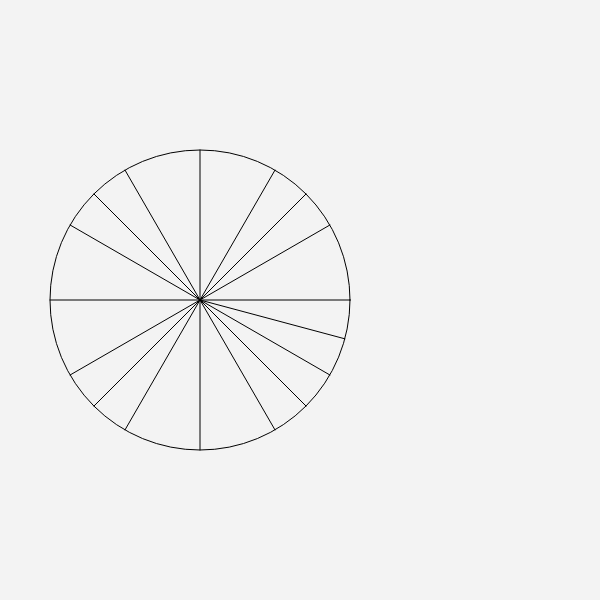
Frame 1 (no input)
Frame 60 (no input): identical to frame 1, image omitted
Frame 120 (the mouse pressed at the canvas centre since frame 60): identical to frame 1, image omitted

The p5.js sketch that drew this single still picture (run headless with seeded random() and noise() and a simulated clock; from frame 60 on, the mouse is pressed at the canvas centre):

// p5.js sketch
// ── sketch.js
var graph;

function setup() {
  createCanvas(600, 600)
  background(243);
  graph = new Graph(200, 300, 150);
  graph.generate();
}

function draw() {

}

// ── algorithms.js
const checkPrime = (num, arr) => {
  for (let p of arr) {
    if (num == p || num % p == 0){
      return false;
    }
  }
  arr.push(num);
  return true;
}

const getPrimes = n => {
 let primes = [];
 let i = 2;
 for (let p = 0; p < n; i++){
   if (checkPrime(i, primes) === true){
     p += 1;
   }
 }
 return primes;
}

const binarySearch = (min, max, arr, val) => {
 if (max >= min){
   let index = floor((min + max)/2);
   if(arr[index] === val){
     return index;
   } else if (arr[index] < val){
     return binarySearch(index + 1, max, arr, val);
   } else {
     return binarySearch(min, index - 1, arr, val);
   }
 }
 return -1;
}

Array.prototype.contains = function(val){
 if(binarySearch(0, this.length - 1, this, val) == -1){
   return false;
 } else {
   return true;
 }
}

Array.prototype.swap = function(i_a, i_b){
  let temp = this[i_a];
  this[i_a] = this[i_b];
  this[i_b] = temp;
}

Array.prototype.getRandom = function(n){
  tempArr = this.slice();
  for (var max = tempArr.length - 1; tempArr.length - 1 - max < n; max--){
    tempArr.swap(max, floor(random(0, max)));
  }
  return tempArr.slice(max, tempArr.length - 1);
}

const getGCD  = (n1, n2) => {
  if (n2 == 0){
    return n1;
  } else {
    return getGCD(n2, n1 % n2);
  }
}

const fraction = (x) => {
  let split = x.toString().split(".");
  let decLen = split[1].length;
  let den = pow(10, decLen);
  let num = x * den;

  let gcd = getGCD(num, den);

  return (`${num / gcd}/${den / gcd}`);
}

// ── graph.js
function Graph(cx, cy, r) {
  this.lines = [];
  this.angleLines = [];
  this.cx = cx;
  this.cy = cy;
  this.r = r;
}

Graph.prototype.generate = function () {
  noFill();
  stroke(0);
  ellipse(this.cx, this.cy, this.r*2);
  let primes = getPrimes(9);
  primes.splice(0, 2);
  for (let i = 0; i < 24; i++){
    if(!primes.contains(i)){
      this.lines.push(new Line(i*15, this.cx, this.cy, this.r));
    }
  }
  this.angleLines = this.lines.getRandom(6);
  this.angleLines.forEach((line, index) => {
    // line.initTrig(index);
  })

}
//
// Graph.prototype.angles = function(){
//   let newLines = this.lines.splice();
//   for (let i = 0; i <= newLines.length; i++){
//     newLines.push
//   }
// }

// ── line.js
function Line(angle, cx, cy, r) {
  this.angle = angle;
  this.cx = cx;
  this.cy = cy;
  this.r = r;
  stroke(0);
  angleMode(DEGREES);
  line(cx, cy, cx + r * cos(angle), cy + r * sin(angle));
}
// 
// Line.prototype.initTrig = function(num) {
//   switch (num) {
//     case 1:
//       this.check =
//       break;
//     default:
//
//   }
// }
